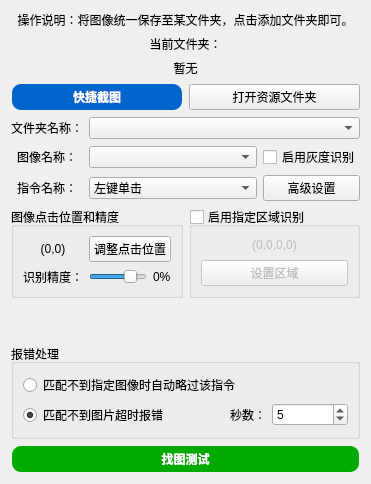
       <widget class="QWidget" name="tab">
        <attribute name="title">
         <string>图像点击</string>
        </attribute>
        <layout class="QVBoxLayout" name="verticalLayout_12">
         <item>
          <widget class="QLabel" name="label">
           <property name="text">
            <string>操作说明：将图像统一保存至某文件夹，点击添加文件夹即可。</string>
           </property>
           <property name="alignment">
            <set>Qt::AlignmentFlag::AlignCenter</set>
           </property>
           <property name="wordWrap">
            <bool>false</bool>
           </property>
          </widget>
         </item>
         <item>
          <layout class="QVBoxLayout" name="verticalLayout_2">
           <item>
            <layout class="QVBoxLayout" name="verticalLayout">
             <item>
              <widget class="QLabel" name="label_2">
               <property name="text">
                <string>当前文件夹：</string>
               </property>
               <property name="alignment">
                <set>Qt::AlignmentFlag::AlignCenter</set>
               </property>
              </widget>
             </item>
             <item>
              <widget class="QLabel" name="label_3">
               <property name="text">
                <string>暂无</string>
               </property>
               <property name="alignment">
                <set>Qt::AlignmentFlag::AlignCenter</set>
               </property>
               <property name="wordWrap">
                <bool>false</bool>
               </property>
              </widget>
             </item>
            </layout>
           </item>
          </layout>
         </item>
         <item>
          <layout class="QHBoxLayout" name="horizontalLayout_4">
           <item>
            <widget class="QPushButton" name="pushButton">
             <property name="font">
              <font>
               <family>Microsoft YaHei</family>
               <bold>true</bold>
              </font>
             </property>
             <property name="styleSheet">
              <string notr="true">QPushButton {
    background-color: #0066CC; /* 蓝色 */
    color: white;
    border-radius: 10px; /* 设置圆角半径 */
    font-family: 'Microsoft YaHei'; /* 设置字体为微软雅黑 */
    padding: 3px 5px; /* 设置内边距，使按钮看起来更美观 */
    border: 2px solid transparent; /* 设置边框为透明 */
}

QPushButton:hover {
    background-color: #0056B3; /* 鼠标悬停时的较深蓝色，通过调整#0066CC的明度得到 */
}

QPushButton:pressed {
    background-color: #004C99; /* 按钮按下时的更深蓝色，通过调整#0066CC的明度得到 */
}
</string>
             </property>
             <property name="text">
              <string>快捷截图</string>
             </property>
            </widget>
           </item>
           <item>
            <widget class="QPushButton" name="pushButton_7">
             <property name="font">
              <font>
               <family>SimSun</family>
               <bold>false</bold>
              </font>
             </property>
             <property name="text">
              <string>打开资源文件夹</string>
             </property>
            </widget>
           </item>
          </layout>
         </item>
         <item>
          <layout class="QGridLayout" name="gridLayout">
           <item row="1" column="0">
            <widget class="QLabel" name="label_4">
             <property name="text">
              <string>图像名称：</string>
             </property>
             <property name="alignment">
              <set>Qt::AlignmentFlag::AlignCenter</set>
             </property>
            </widget>
           </item>
           <item row="1" column="4">
            <widget class="QCheckBox" name="checkBox">
             <property name="enabled">
              <bool>true</bool>
             </property>
             <property name="text">
              <string>启用灰度识别</string>
             </property>
             <property name="checked">
              <bool>false</bool>
             </property>
            </widget>
           </item>
           <item row="0" column="0">
            <widget class="QLabel" name="label_36">
             <property name="text">
              <string>文件夹名称：</string>
             </property>
             <property name="alignment">
              <set>Qt::AlignmentFlag::AlignCenter</set>
             </property>
            </widget>
           </item>
           <item row="2" column="0">
            <widget class="QLabel" name="label_5">
             <property name="text">
              <string>指令名称：</string>
             </property>
             <property name="alignment">
              <set>Qt::AlignmentFlag::AlignCenter</set>
             </property>
            </widget>
           </item>
           <item row="0" column="1" colspan="4">
            <widget class="QComboBox" name="comboBox_8">
             <property name="layoutDirection">
              <enum>Qt::LayoutDirection::LeftToRight</enum>
             </property>
             <property name="currentText">
              <string/>
             </property>
             <property name="insertPolicy">
              <enum>QComboBox::InsertPolicy::NoInsert</enum>
             </property>
             <property name="sizeAdjustPolicy">
              <enum>QComboBox::SizeAdjustPolicy::AdjustToContents</enum>
             </property>
            </widget>
           </item>
           <item row="1" column="1" colspan="3">
            <widget class="QComboBox" name="comboBox"/>
           </item>
           <item row="2" column="4">
            <widget class="QPushButton" name="pushButton_11">
             <property name="styleSheet">
              <string notr="true"/>
             </property>
             <property name="text">
              <string>高级设置</string>
             </property>
            </widget>
           </item>
           <item row="2" column="1" colspan="3">
            <widget class="QComboBox" name="comboBox_2">
             <property name="currentIndex">
              <number>0</number>
             </property>
             <item>
              <property name="text">
               <string>左键单击</string>
              </property>
             </item>
             <item>
              <property name="text">
               <string>左键双击</string>
              </property>
             </item>
             <item>
              <property name="text">
               <string>右键单击</string>
              </property>
             </item>
             <item>
              <property name="text">
               <string>右键双击</string>
              </property>
             </item>
             <item>
              <property name="text">
               <string>仅移动鼠标</string>
              </property>
             </item>
            </widget>
           </item>
          </layout>
         </item>
         <item>
          <layout class="QHBoxLayout" name="horizontalLayout_34" stretch="1,1">
           <item>
            <widget class="QGroupBox" name="groupBox_77">
             <property name="title">
              <string>图像点击位置和精度</string>
             </property>
             <layout class="QGridLayout" name="gridLayout_73">
              <item row="0" column="0">
               <widget class="QLabel" name="label_176">
                <property name="text">
                 <string>(0,0)</string>
                </property>
                <property name="alignment">
                 <set>Qt::AlignmentFlag::AlignCenter</set>
                </property>
               </widget>
              </item>
              <item row="0" column="1">
               <widget class="QPushButton" name="pushButton_76">
                <property name="text">
                 <string>调整点击位置</string>
                </property>
               </widget>
              </item>
              <item row="1" column="0">
               <widget class="QLabel" name="label_177">
                <property name="text">
                 <string>识别精度：</string>
                </property>
               </widget>
              </item>
              <item row="1" column="1">
               <layout class="QHBoxLayout" name="horizontalLayout_32">
                <item>
                 <widget class="QSlider" name="horizontalSlider_4">
                  <property name="maximum">
                   <number>100</number>
                  </property>
                  <property name="value">
                   <number>80</number>
                  </property>
                  <property name="orientation">
                   <enum>Qt::Orientation::Horizontal</enum>
                  </property>
                 </widget>
                </item>
                <item>
                 <widget class="QLabel" name="label_178">
                  <property name="text">
                   <string>0%</string>
                  </property>
                 </widget>
                </item>
               </layout>
              </item>
             </layout>
            </widget>
           </item>
           <item>
            <widget class="QGroupBox" name="groupBox_57">
             <property name="enabled">
              <bool>true</bool>
             </property>
             <property name="title">
              <string>启用指定区域识别</string>
             </property>
             <property name="checkable">
              <bool>true</bool>
             </property>
             <property name="checked">
              <bool>false</bool>
             </property>
             <layout class="QVBoxLayout" name="verticalLayout_79">
              <item>
               <widget class="QLabel" name="label_155">
                <property name="text">
                 <string>(0,0,0,0)</string>
                </property>
                <property name="alignment">
                 <set>Qt::AlignmentFlag::AlignCenter</set>
                </property>
               </widget>
              </item>
              <item>
               <widget class="QPushButton" name="pushButton_50">
                <property name="text">
                 <string>设置区域</string>
                </property>
               </widget>
              </item>
             </layout>
            </widget>
           </item>
          </layout>
         </item>
         <item>
          <spacer name="verticalSpacer_2">
           <property name="orientation">
            <enum>Qt::Orientation::Vertical</enum>
           </property>
           <property name="sizeHint" stdset="0">
            <size>
             <width>20</width>
             <height>40</height>
            </size>
           </property>
          </spacer>
         </item>
         <item>
          <widget class="QGroupBox" name="groupBox_3">
           <property name="title">
            <string>报错处理</string>
           </property>
           <layout class="QGridLayout" name="gridLayout_13">
            <item row="0" column="0" colspan="2">
             <widget class="QRadioButton" name="radioButton_2">
              <property name="layoutDirection">
               <enum>Qt::LayoutDirection::LeftToRight</enum>
              </property>
              <property name="text">
               <string>匹配不到指定图像时自动略过该指令</string>
              </property>
             </widget>
            </item>
            <item row="1" column="0">
             <widget class="QRadioButton" name="radioButton_4">
              <property name="text">
               <string>匹配不到图片超时报错</string>
              </property>
              <property name="checked">
               <bool>true</bool>
              </property>
             </widget>
            </item>
            <item row="1" column="1">
             <layout class="QHBoxLayout" name="horizontalLayout_15">
              <item>
               <widget class="QLabel" name="label_42">
                <property name="text">
                 <string>秒数：</string>
                </property>
                <property name="alignment">
                 <set>Qt::AlignmentFlag::AlignRight|Qt::AlignmentFlag::AlignTrailing|Qt::AlignmentFlag::AlignVCenter</set>
                </property>
               </widget>
              </item>
              <item>
               <widget class="QSpinBox" name="spinBox_4">
                <property name="maximum">
                 <number>9999</number>
                </property>
                <property name="value">
                 <number>5</number>
                </property>
               </widget>
              </item>
             </layout>
            </item>
           </layout>
          </widget>
         </item>
         <item>
          <widget class="QPushButton" name="pushButton_6">
           <property name="palette">
            <palette>
             <active>
              <colorrole role="WindowText">
               <brush brushstyle="SolidPattern">
                <color alpha="255">
                 <red>255</red>
                 <green>255</green>
                 <blue>255</blue>
                </color>
               </brush>
              </colorrole>
              <colorrole role="Button">
               <brush brushstyle="SolidPattern">
                <color alpha="255">
                 <red>0</red>
                 <green>170</green>
                 <blue>0</blue>
                </color>
               </brush>
              </colorrole>
              <colorrole role="Text">
               <brush brushstyle="SolidPattern">
                <color alpha="255">
                 <red>255</red>
                 <green>255</green>
                 <blue>255</blue>
                </color>
               </brush>
              </colorrole>
              <colorrole role="ButtonText">
               <brush brushstyle="SolidPattern">
                <color alpha="255">
                 <red>255</red>
                 <green>255</green>
                 <blue>255</blue>
                </color>
               </brush>
              </colorrole>
              <colorrole role="Base">
               <brush brushstyle="SolidPattern">
                <color alpha="255">
                 <red>0</red>
                 <green>170</green>
                 <blue>0</blue>
                </color>
               </brush>
              </colorrole>
              <colorrole role="Window">
               <brush brushstyle="SolidPattern">
                <color alpha="255">
                 <red>0</red>
                 <green>170</green>
                 <blue>0</blue>
                </color>
               </brush>
              </colorrole>
              <colorrole role="PlaceholderText">
               <brush brushstyle="NoBrush">
                <color alpha="128">
                 <red>255</red>
                 <green>255</green>
                 <blue>255</blue>
                </color>
               </brush>
              </colorrole>
             </active>
             <inactive>
              <colorrole role="WindowText">
               <brush brushstyle="SolidPattern">
                <color alpha="255">
                 <red>255</red>
                 <green>255</green>
                 <blue>255</blue>
                </color>
               </brush>
              </colorrole>
              <colorrole role="Button">
               <brush brushstyle="SolidPattern">
                <color alpha="255">
                 <red>0</red>
                 <green>170</green>
                 <blue>0</blue>
                </color>
               </brush>
              </colorrole>
              <colorrole role="Text">
               <brush brushstyle="SolidPattern">
                <color alpha="255">
                 <red>255</red>
                 <green>255</green>
                 <blue>255</blue>
                </color>
               </brush>
              </colorrole>
              <colorrole role="ButtonText">
               <brush brushstyle="SolidPattern">
                <color alpha="255">
                 <red>255</red>
                 <green>255</green>
                 <blue>255</blue>
                </color>
               </brush>
              </colorrole>
              <colorrole role="Base">
               <brush brushstyle="SolidPattern">
                <color alpha="255">
                 <red>0</red>
                 <green>170</green>
                 <blue>0</blue>
                </color>
               </brush>
              </colorrole>
              <colorrole role="Window">
               <brush brushstyle="SolidPattern">
                <color alpha="255">
                 <red>0</red>
                 <green>170</green>
                 <blue>0</blue>
                </color>
               </brush>
              </colorrole>
              <colorrole role="PlaceholderText">
               <brush brushstyle="NoBrush">
                <color alpha="128">
                 <red>255</red>
                 <green>255</green>
                 <blue>255</blue>
                </color>
               </brush>
              </colorrole>
             </inactive>
             <disabled>
              <colorrole role="WindowText">
               <brush brushstyle="SolidPattern">
                <color alpha="255">
                 <red>255</red>
                 <green>255</green>
                 <blue>255</blue>
                </color>
               </brush>
              </colorrole>
              <colorrole role="Button">
               <brush brushstyle="SolidPattern">
                <color alpha="255">
                 <red>0</red>
                 <green>170</green>
                 <blue>0</blue>
                </color>
               </brush>
              </colorrole>
              <colorrole role="Text">
               <brush brushstyle="SolidPattern">
                <color alpha="255">
                 <red>255</red>
                 <green>255</green>
                 <blue>255</blue>
                </color>
               </brush>
              </colorrole>
              <colorrole role="ButtonText">
               <brush brushstyle="SolidPattern">
                <color alpha="92">
                 <red>0</red>
                 <green>0</green>
                 <blue>0</blue>
                </color>
               </brush>
              </colorrole>
              <colorrole role="Base">
               <brush brushstyle="SolidPattern">
                <color alpha="255">
                 <red>0</red>
                 <green>170</green>
                 <blue>0</blue>
                </color>
               </brush>
              </colorrole>
              <colorrole role="Window">
               <brush brushstyle="SolidPattern">
                <color alpha="255">
                 <red>0</red>
                 <green>170</green>
                 <blue>0</blue>
                </color>
               </brush>
              </colorrole>
              <colorrole role="PlaceholderText">
               <brush brushstyle="NoBrush">
                <color alpha="128">
                 <red>255</red>
                 <green>255</green>
                 <blue>255</blue>
                </color>
               </brush>
              </colorrole>
             </disabled>
            </palette>
           </property>
           <property name="font">
            <font>
             <family>Microsoft YaHei</family>
             <bold>true</bold>
            </font>
           </property>
           <property name="styleSheet">
            <string notr="true">QPushButton {
    background-color: rgb(0, 170, 0);
    color: white;
    border-radius: 10px; /* 设置圆角半径 */
    font-family: 'Microsoft YaHei'; /* 设置字体为微软雅黑 */
    padding: 3px 5px; /* 设置内边距，使按钮看起来更美观 */
    border: 2px solid transparent; /* 设置边框为透明 */
}

QPushButton:hover {
    background-color: rgb(0, 150, 0); /* 设置鼠标悬停时的背景颜色 */
}

QPushButton:pressed {
    background-color: rgb(0, 100, 0); /* 设置按钮按下时的背景颜色 */
}
</string>
           </property>
           <property name="text">
            <string>找图测试</string>
           </property>
          </widget>
         </item>
        </layout>
       </widget>
